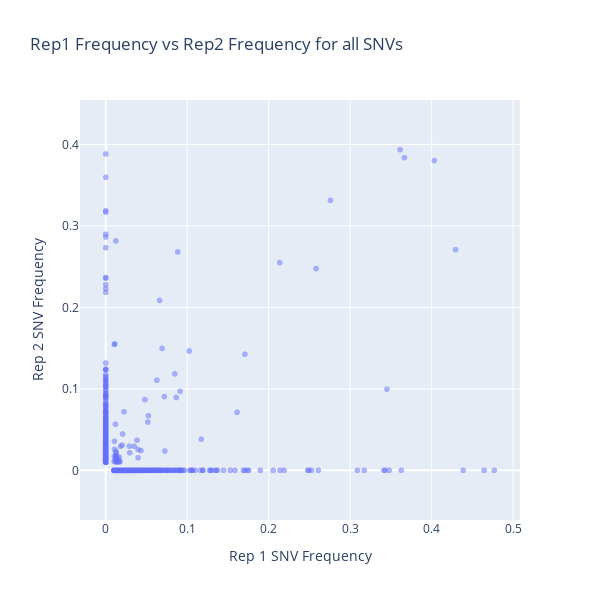

Notebook code for this chart:
### Code cell
import plotly.express as px

# Scatter plot of rep1_freq vs rep2_freq
fig = px.scatter(vars, 
                 x="Frequency_1", 
                 y="Frequency_2", 
                 title="Rep1 Frequency vs Rep2 Frequency for all SNVs",
                 labels={"Frequency_1": "Rep 1 SNV Frequency", "Frequency_2": "Rep 2 SNV Frequency"},
                 opacity=0.5)

fig.update_layout(
    width=600,  # Set width
    height=600,  # Set height (same as width for square shape)
    xaxis=dict(scaleanchor="y")  # Ensures 1:1 aspect ratio
)

# Show the plot
fig.show()

### Figure 1 — Plotly figure (JSON) as saved in the notebook; plotly's stock layout.template omitted (floating-point values rounded to 4 significant figures; data arrays with more than 128 entries replaced by an {"elided": "..."} marker saying what was removed)
{"data": [{"hovertemplate": "Rep 1 SNV Frequency=%{x}<br>Rep 2 SNV Frequency=%{y}<extra></extra>", "legendgroup": "", "marker": {"color": "#636efa", "opacity": 0.5, "symbol": "circle"}, "mode": "markers", "name": "", "showlegend": false, "type": "scattergl", "x": {"elided": "1894 float values"}, "xaxis": "x", "y": {"elided": "1894 float values"}, "yaxis": "y"}], "layout": {"height": 600, "legend": {"tracegroupgap": 0}, "title": {"text": "Rep1 Frequency vs Rep2 Frequency for all SNVs"}, "width": 600, "xaxis": {"anchor": "y", "domain": [0, 1], "scaleanchor": "y", "title": {"text": "Rep 1 SNV Frequency"}}, "yaxis": {"anchor": "x", "domain": [0, 1], "title": {"text": "Rep 2 SNV Frequency"}}}}
